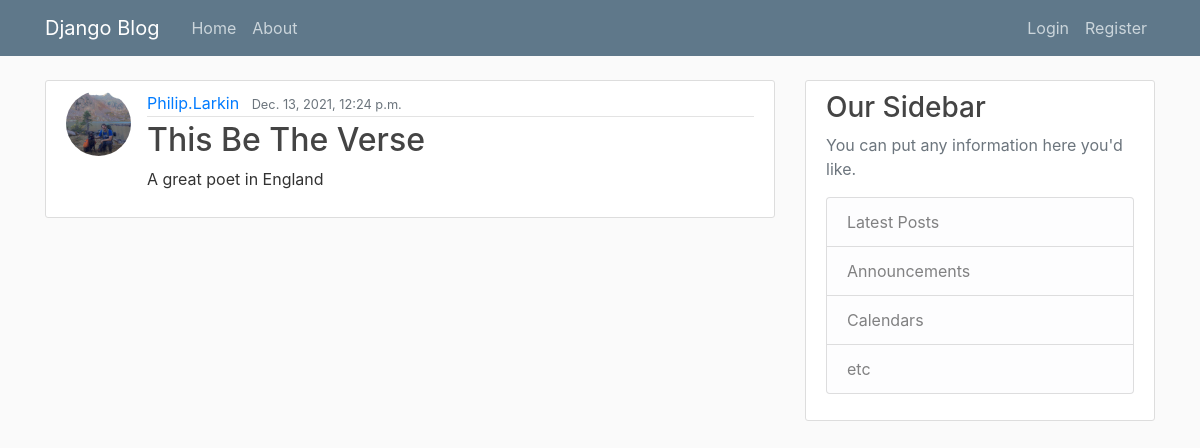
The app's page /post/2/ with its own data.
### blog/models.py (models this page shows, shortened)
class Post(models.Model):
    title = models.CharField(max_length=100)
    content = models.TextField()
    date_posted = models.DateTimeField(default=timezone.now)
    author = models.ForeignKey(User, on_delete=models.CASCADE)

### users/models.py (models this page shows, shortened)
class Profile(models.Model):
    user = models.OneToOneField(User, on_delete=models.CASCADE)
    image = models.ImageField(default='default.jpg', upload_to='profile_pics')
    country = models.CharField(max_length=100)

### blog/views.py (the view)
class PostDetailView(DetailView):
     model = Post

### blog/templates/blog/post_detail.html (shortened to what this page needs)
{% extends 'blog/base.html' %}
{% block content %}
    <article class="media content-section">
      <img class="rounded-circle article-img" src="{{ object.author.profile.image.url }}">
        <div class="media-body">
          <div class="article-metadata">
            <a class="mr-2" href="#">{{ object.author }}</a>
            <small class="text-muted">{{ object.date_posted }}</small>
          </div>
          <h2 class="article-title">{{ object.title }}</h2>
          <p class="article-content">{{ object.content }}</p>
        </div>
    </article>
{% endblock content %}

### blog/static/blog/main.css (style rules this page uses)
body { background: #fafafa; color: #333333; margin-top: 5rem; }
h1, h2, h3, h4, h5, h6 { color: #444444; }
.content-section { background: #ffffff; padding: 10px 20px; border: 1px solid #dddddd; border-radius: 3px; margin-bottom: 20px; }
.article-title { color: #444444; }
.article-content { white-space: pre-line; }
.article-img { height: 65px; width: 65px; margin-right: 16px; }
.article-metadata { padding-bottom: 1px; margin-bottom: 4px; border-bottom: 1px solid #e3e3e3 }

### records on screen
Post: author.profile.image (picture), author "Philip.Larkin", date_posted "Dec. 13, 2021, 12:24 p.m.", title "This Be The Verse", content "A great poet in England"
